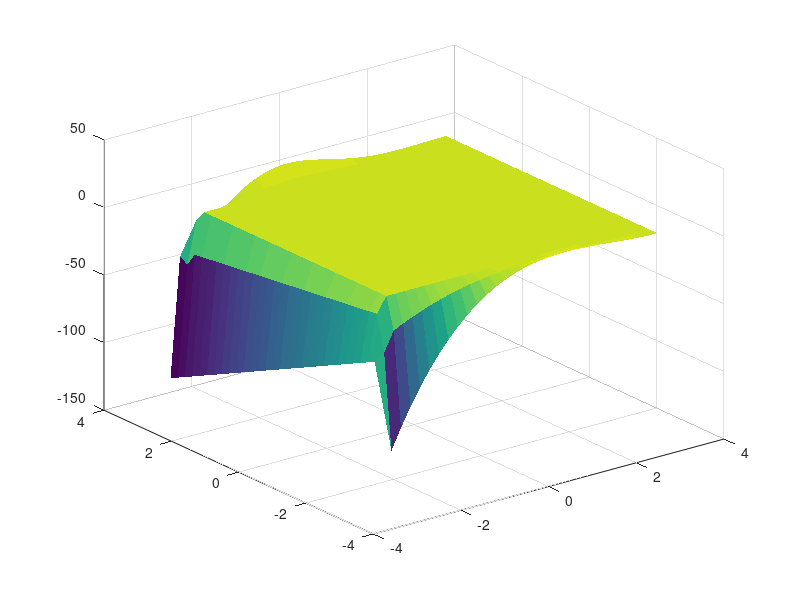

MATLAB code for this plot: (Note: this script raises an error after producing the figure.)
%Housekeeping
clc 
clear 
tic
% Domain Initialization
% Domain: -pi<X<pi   -pi<y<pi
Ax = -pi;
Ay = -pi;
Bx = pi;
By = pi;

% Starting by Discretizing FEB 5th PAGE 2 BOT
% L: number of points, h: interval, N: number of points
Lx = Bx-Ax
Ly = By-Ay
Nx = 30;
Ny = 30;
Bt=10;
hx = Lx/(Nx-1)
hy = Ly/(Ny-1)



%Discretly 

x = Ax:hx:Bx
y = Ay:hy:By



%Fuck Yeah Boundary Conditions
% LB: Left Boundary
GLB = ((Bx-Ax)^2)*cos(((pi*Ax)/Bx));
FLB = Ax*((Bx-Ax)^2);
ULB = GLB + ((y-Ay)./(By-Ay)).*(FLB-GLB);

% Right Boundary Condition U = Constant
% Using the Upper or Lower Boundary Conidtions I can solve for the right side
% RB: Right Boundary
GRB = ((Bx-Bx)^2)*cos(((pi*Bx)/Bx));
FRB = Bx*((Bx-Bx)^2);

% Using Bottom BC U(x,ay) = GB(X) on bottom right corner but the whole right
% % side is constant so the corner is the same as the rest
% URB = GRB
%                UNSURE
% % Verification Using Top BC U(x,by) = FB(X)
% URB_ver = FRB

% Verified U(bx,y) = 0

% TB: Top Boundary
FTB = x.*((Bx-x).^2);
UTB = FTB;

% BB: Bottom Boundary
GBB = ((Bx-x).^2).*cos(((pi.*x)./Bx));
UBB = GBB;

ULBT = ULB'

%Let make a big ass matrix
 U = [UTB ;ULBT(2:Ny-1), zeros(Ny-2,Nx-1); UBB];
 
 
 % Assuming 
 D = 1;
 
 % Von Neumann Stability Method
%  ht = (hx^2)/(D*4)
ht = ((hx^2)*(hy^2))/(2*D*((hx^2)+(hy^2)))
 Nt=round(Bt/ht)-1;
 
 
% It Begins Explicit 

v=0

UnE = zeros(Ny,Nx,Nt);
UnE(:,:,1) = U;

for k = 0:ht:Bt
   v=v+1 
for i = 2:Ny-1
    for j = 2:Nx
 
        if j == Nx
            UnE(i,j,v+1) = (UnE(i+1,j,v)-2*UnE(i,j,v)+UnE(i-1,j,v))*((ht*D)/(hx^2)) + (-2*UnE(i,j,v)+2*UnE(i,j-1,v))*((ht*D)/(hy^2))+ UnE(i,j,v);   
     
        else
        UnE(i,j,v+1) = (UnE(i+1,j,v)-2*UnE(i,j,v)+UnE(i-1,j,v))*((ht*D)/(hx^2)) + (UnE(i,j+1,v)-2*UnE(i,j,v)+UnE(i,j-1,v))*((ht*D)/(hy^2))+ UnE(i,j,v);

        end
    end
end
%Adding BC
UnE(1,1:Nx,v+1) = UTB;
UnE(Ny,1:Nx,v+1) = UBB;
UnE(:,1,v+1) = ULB;

        h= surf(x,y,UnE(:,:,v+1));
        set(h,'edgecolor','none')
            drawnow;
            refreshdata(h)
end

 UnE;
toc

